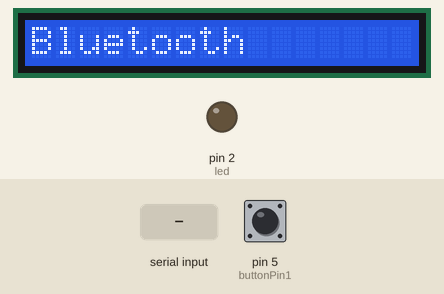
This sketch was run on a simulated Arduino Uno, built with avr-gcc and run on an emulated ATmega328P. On the bench: 16×1 character LCD, output pins drawn as LEDs (lit = HIGH). Dashed ring = blinking. The test bench sets the inputs (shaded band); at power-on: pin 5 (buttonPin1) HIGH. What the sketch prints to the serial monitor is not drawn.

Above: at 1.3 s.
1.4 s: "b" received over the second serial link
At 1.8 s:
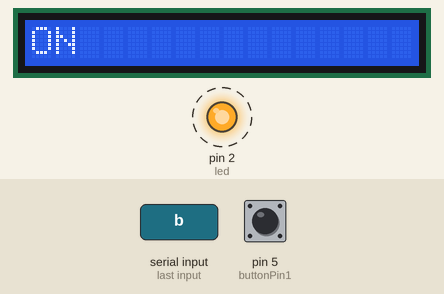
4.4 s: pin 5 (buttonPin1) pulled LOW for 0.15 s
At 5.5 s:
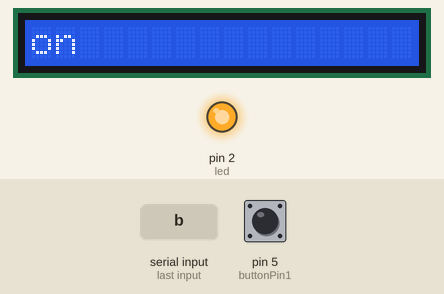
6.0 s: "0" received over the second serial link
At 7.1 s:
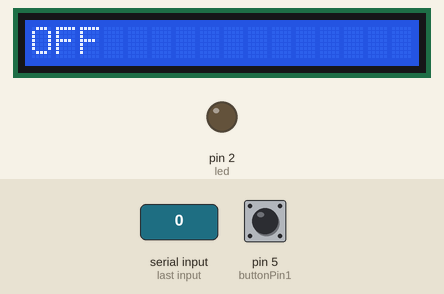
7.5 s: "1" received over the second serial link
At 8.2 s:
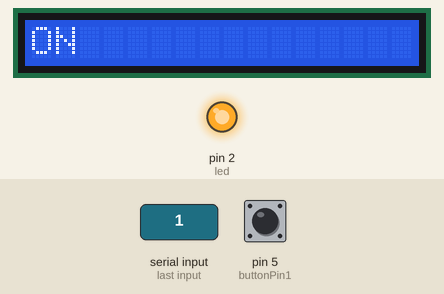
9.0 s: pin 5 (buttonPin1) pulled LOW for 1 s
At 9.3 s:
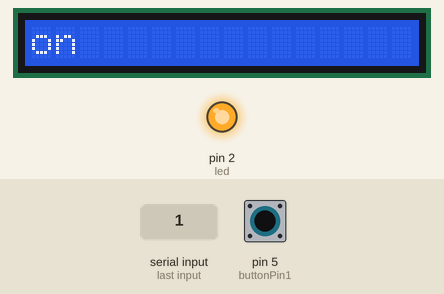
Timing chart, 0 to 12.0 s (numbered marks = the images above; inputs shaded):
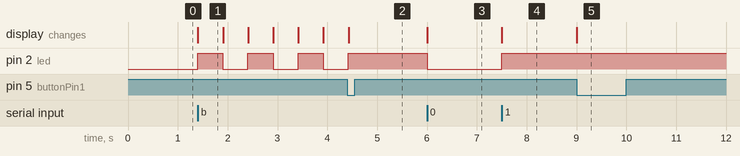

The sketch:

bluetooth1.ino
```cpp
#include <SoftwareSerial.h>
#include<LiquidCrystal.h>
LiquidCrystal lcd(8,9,10,11,12,13);

int bluetoothTx = 6; // TX-O pin of bluetooth mate, Arduino D2
int bluetoothRx = 7; // RX-I pin of bluetooth mate, Arduino D3

int led = 2;

int buttonPin1 = 5;
int buttonPin2 = 3;
int button1State = 0;
int button2State = 0;

int dataFromBt;

boolean lightBlink = false;

SoftwareSerial bluetooth(bluetoothTx, bluetoothRx);

void setup()
{
 Serial.begin(9600); // Begin the serial monitor at 9600bps
 lcd.begin(16,1);
 lcd.print("Bluetooth");
 bluetooth.begin(115200); // The Bluetooth Mate defaults to 115200bps
 bluetooth.print("$"); // Print three times individually
 bluetooth.print("$");
 bluetooth.print("$"); // Enter command mode
 delay(100); // Short delay, wait for the Mate to send back CMD
 bluetooth.println("U,9600,N"); // Temporarily Change the baudrate to 9600, no parity
 // 115200 can be too fast at times for NewSoftSerial to relay the data reliably
 bluetooth.begin(9600); // Start bluetooth serial at 9600
 pinMode(led, OUTPUT);
 pinMode(buttonPin1, INPUT_PULLUP);
 pinMode(buttonPin2, INPUT);
}

void loop()
{

 if(bluetooth.available()) // If the bluetooth sent any characters
 {
 // Send any characters the bluetooth prints to the serial monitor
 //Serial.println((char)bluetooth.read());

 dataFromBt = bluetooth.read();

 if(dataFromBt == '1'){
 Serial.println("led on");
 digitalWrite(led, HIGH);
 bluetooth.print("1");
 lcd.clear();
 lcd.print("ON");
 }
 if(dataFromBt == '0'){
 Serial.println("led off");
 digitalWrite(led, LOW);
 bluetooth.print("0");
 lcd.clear();
 lcd.print("OFF");
 }
 if(dataFromBt == 'b'){
 Serial.println("a");
 lightBlink = true;
 }else{
 lightBlink = false;
 }

 }
 if(digitalRead(5)==LOW)
 {
   lightBlink=false;
   bluetooth.print("1");
   Serial.println("led on");
   digitalWrite(led,HIGH);
   lcd.clear();
   lcd.print("on");
 }

 if(Serial.available()) // If stuff was typed in the serial monitor
 {
 // Send any characters the Serial monitor prints to the bluetooth
 bluetooth.print((char)Serial.read());
 }

 // and loop forever and ever!
 if(lightBlink){
 digitalWrite(led, HIGH);
 bluetooth.print("1");
 Serial.println("HIGH");
 lcd.clear();
 lcd.print("ON");
 delay(500);
 digitalWrite(led, LOW);
 bluetooth.print("0");
 Serial.println("LOW");
 lcd.clear();
 lcd.print("OFF");
 delay(500);
 }
}
```

Measured:
- after the input at 1.4 s, pin 2 (led): alternates HIGH for 0.50 s and LOW for 0.50 s, starting at once; the display: changes at once (image 1)
- after the input at 4.4 s, pin 2 (led): goes on until 4.4 s, then stays HIGH; the display: changes at once (image 2)
- after the input at 6.0 s, pin 2 (led): HIGH → LOW at once; the display: changes at once (image 3)
- after the input at 7.5 s, pin 2 (led): LOW → HIGH at once; the display: changes at once (image 4)
- after the input at 9.0 s, the display: changes at once (image 5)
- what the display in image 1 shows lasts 0.5 s, from 1.4 s to 1.9 s
